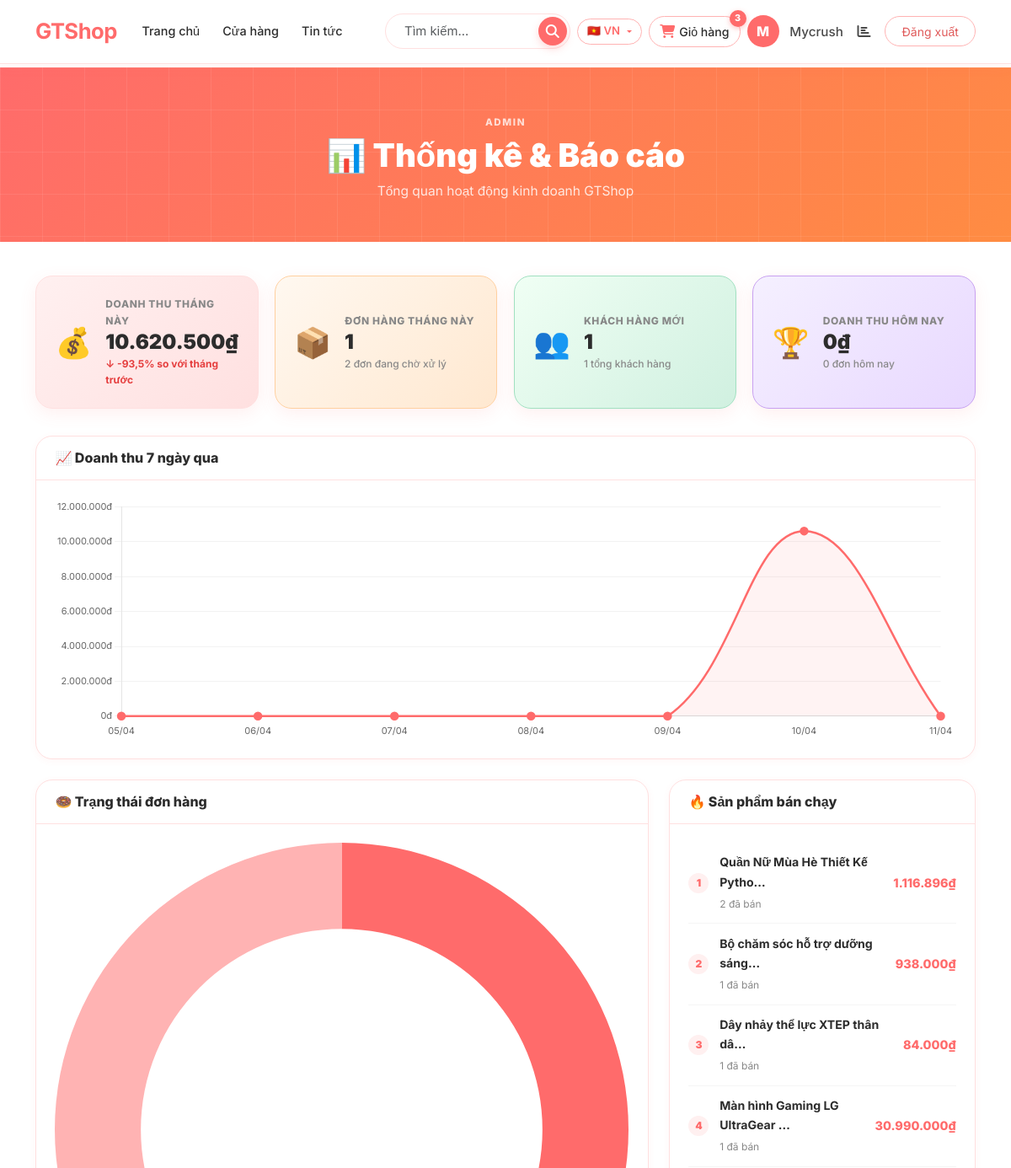
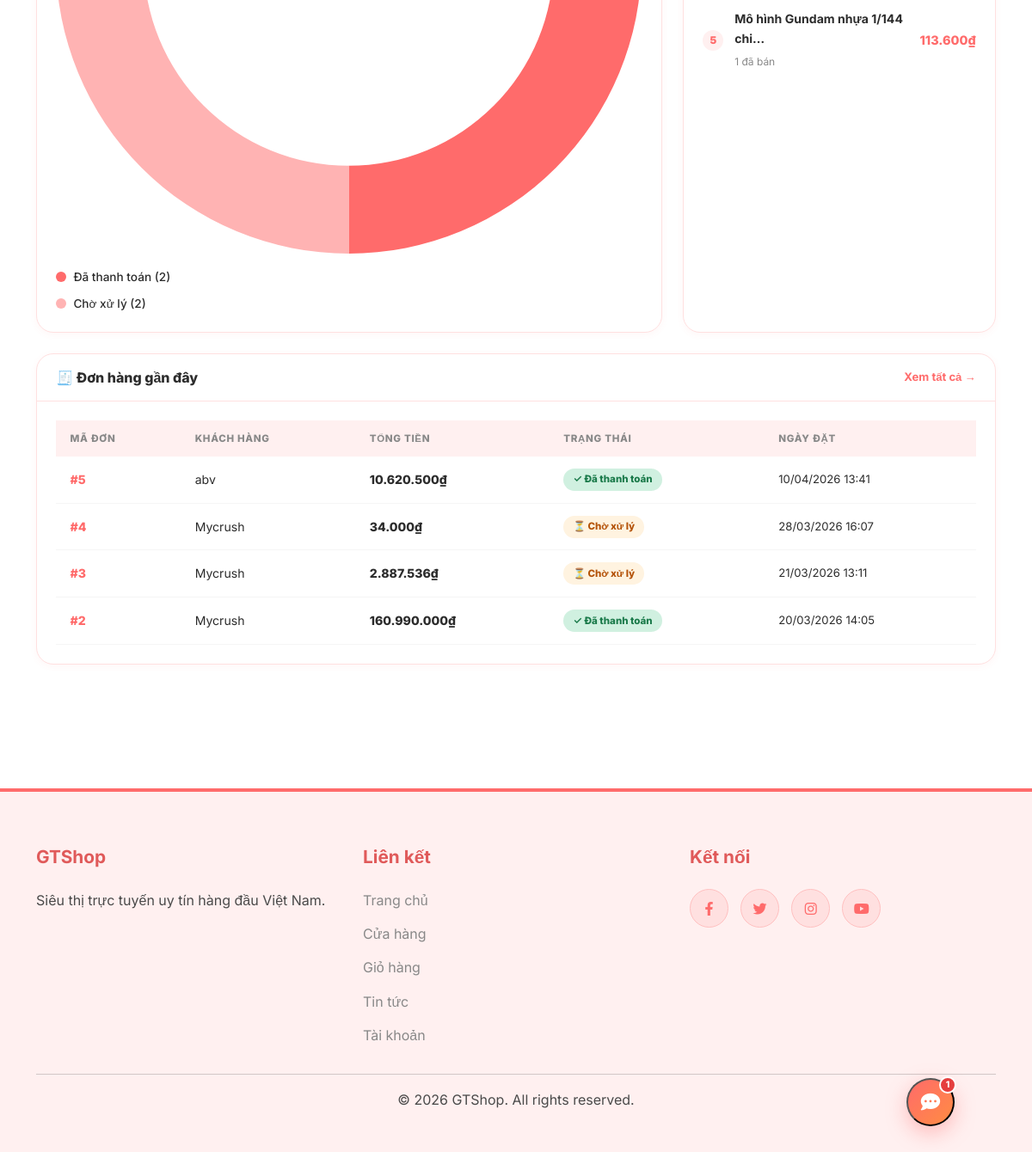
Screenshot of /stats/ (signed in) with the database file from the repository (2 pictures, top to bottom).
### carts/models.py (models this page shows, shortened)
class Order(models.Model):
    user         = models.ForeignKey(User, on_delete=models.CASCADE)
    full_name    = models.CharField(max_length=100, verbose_name="Họ tên")
    phone        = models.CharField(max_length=20, verbose_name="Số điện thoại")
    address      = models.TextField(verbose_name="Địa chỉ")
    total        = models.DecimalField(max_digits=10, decimal_places=0, default=0, verbose_name="Tổng tiền")
    shipping_fee = models.DecimalField(max_digits=10, decimal_places=0, default=0, verbose_name="Phí vận chuyển")
    paid         = models.BooleanField(default=False, verbose_name="Đã thanh toán")
    created      = models.DateTimeField(auto_now_add=True, verbose_name="Ngày tạo")
    class Meta:
        verbose_name = "Đơn hàng"
        verbose_name_plural = "Đơn hàng"

### carts/stats_views.py (the view)
# urls.py: path('', stats_dashboard, name='stats_dashboard'),
@staff_member_required  # Chỉ admin/staff mới xem được
def stats_dashboard(request):
    today     = timezone.now().date()
    this_month_start = today.replace(day=1)
    last_month_start = (this_month_start - timedelta(days=1)).replace(day=1)
    last_month_end   = this_month_start - timedelta(days=1)
    revenue_today = Order.objects.filter(
        created__date=today
    ).aggregate(total=Sum('total'))['total'] or 0
    orders_today = Order.objects.filter(created__date=today).count()
    revenue_month = Order.objects.filter(
        created__date__gte=this_month_start
    ).aggregate(total=Sum('total'))['total'] or 0
    orders_month = Order.objects.filter(
        created__date__gte=this_month_start
    ).count()
    revenue_last_month = Order.objects.filter(
        created__date__gte=last_month_start,
        created__date__lte=last_month_end
    ).aggregate(total=Sum('total'))['total'] or 0
    if revenue_last_month > 0:
        revenue_growth = ((revenue_month - revenue_last_month) / revenue_last_month) * 100
    else:
        revenue_growth = 100.0
    orders_paid    = Order.objects.filter(paid=True).count()
    orders_pending = Order.objects.filter(paid=False).count()
    from django.contrib.auth.models import User
    total_users     = User.objects.filter(is_staff=False).count()
    new_users_month = User.objects.filter(
        date_joined__date__gte=this_month_start,
        is_staff=False
    ).count()
    top_products = OrderItem.objects.values(
        'product__name'
    ).annotate(
        total_qty=Sum('quantity'),
        total_revenue=Sum(F('quantity') * F('price'))
    ).order_by('-total_qty')[:5]
    revenue_labels = []
    revenue_data   = []
    for i in range(6, -1, -1):
        d = today - timedelta(days=i)
        label = d.strftime('%d/%m')
        rev = Order.objects.filter(
            created__date=d
        ).aggregate(total=Sum('total'))['total'] or 0
        revenue_labels.append(label)
        revenue_data.append(float(rev))
    recent_orders = Order.objects.select_related('user').order_by('-created')[:10]
    context = {
        'revenue_today':    revenue_today,
        'orders_today':     orders_today,
        'revenue_month':    revenue_month,
        'orders_month':     orders_month,
        'revenue_growth':   revenue_growth,
        'orders_paid':      orders_paid,
        'orders_pending':   orders_pending,
        'total_users':      total_users,
        'new_users_month':  new_users_month,
        'top_products':     top_products,
        'recent_orders':    recent_orders,
        'revenue_labels':   json.dumps(revenue_labels),
        'revenue_data':     json.dumps(revenue_data),
    }
    return render(request, 'stats/dashboard.html', context)

### GTshop/context_processors.py (called while the page is built)
def cart_count(request):
    cart = request.session.get('cart', {})
    count = sum(item['quantity'] for item in cart.values())
    return {'cart_count': count}

def lang_list(request):
    return {
        'lang_list': [
            ('vi',      '🇻🇳', 'Tiếng Việt'),
            ('en',      '🇺🇸', 'English'),
            ('zh-hans', '🇨🇳', '中文'),
            ('ja',      '🇯🇵', '日本語'),
            ('ru',      '🇷🇺', 'Русский'),
            ('km',      '🇰🇭', 'ភាសាខ្មែរ'),
        ]
    }

### store/templatetags/store_filters.py (called while the page is built)
@register.filter
def currency(value):
    try:
        value = int(value)
        return f"{value:,}".replace(",", ".") + "₫"
    except (ValueError, TypeError):
        return ""

### templates/stats/dashboard.html (shortened to what this page needs)
{% extends 'base.html' %}
{% load i18n %}
{% load store_filters %}
{% block content %}
<div class="page-header">
  <div class="container">
    <p class="page-header-eyebrow">Admin</p>
    <h1 class="page-header-title">📊 {% trans "Thống kê & Báo cáo" %}</h1>
    <p class="page-header-subtitle">{% trans "Tổng quan hoạt động kinh doanh GTShop" %}</p>
  </div>
</div>
<div class="container stats-container">
  <div class="stats-kpi-grid">
    <div class="kpi-card kpi-card--pink">
      <div class="kpi-icon">💰</div>
      <div class="kpi-body">
        <span class="kpi-label">{% trans "Doanh thu tháng này" %}</span>
        <span class="kpi-value">{{ revenue_month|currency }}</span>
        <span class="kpi-sub {% if revenue_growth >= 0 %}kpi-sub--up{% else %}kpi-sub--down{% endif %}">
          {% if revenue_growth >= 0 %}↑{% else %}↓{% endif %}
          {{ revenue_growth|floatformat:1 }}% {% trans "so với tháng trước" %}
        </span>
      </div>
    </div>
    <div class="kpi-card kpi-card--orange">
      <div class="kpi-icon">📦</div>
      <div class="kpi-body">
        <span class="kpi-label">{% trans "Đơn hàng tháng này" %}</span>
        <span class="kpi-value">{{ orders_month }}</span>
        <span class="kpi-sub">{{ orders_pending }} {% trans "đơn đang chờ xử lý" %}</span>
      </div>
    </div>
    <div class="kpi-card kpi-card--green">
      <div class="kpi-icon">👥</div>
      <div class="kpi-body">
        <span class="kpi-label">{% trans "Khách hàng mới" %}</span>
        <span class="kpi-value">{{ new_users_month }}</span>
        <span class="kpi-sub">{{ total_users }} {% trans "tổng khách hàng" %}</span>
      </div>
    </div>
    <div class="kpi-card kpi-card--purple">
      <div class="kpi-icon">🏆</div>
      <div class="kpi-body">
        <span class="kpi-label">{% trans "Doanh thu hôm nay" %}</span>
        <span class="kpi-value">{{ revenue_today|currency }}</span>
        <span class="kpi-sub">{{ orders_today }} {% trans "đơn hôm nay" %}</span>
      </div>
    </div>
  </div>
  <div class="stats-main-grid">
    <div class="stats-card stats-card--wide">
      <div class="stats-card-header">
        <h3 class="stats-card-title">📈 {% trans "Doanh thu 7 ngày qua" %}</h3>
      </div>
      <div class="stats-card-body">
        <canvas id="revenueChart" height="80"></canvas>
      </div>
    </div>
    <div class="stats-card">
      <div class="stats-card-header">
        <h3 class="stats-card-title">🍩 {% trans "Trạng thái đơn hàng" %}</h3>
      </div>
      <div class="stats-card-body">
        <canvas id="statusChart" height="180"></canvas>
        <div class="pie-legend">
          <div class="pie-legend-item">
            <span class="pie-dot pie-dot--paid"></span>
            {% trans "Đã thanh toán" %} ({{ orders_paid }})
          </div>
          <div class="pie-legend-item">
            <span class="pie-dot pie-dot--pending"></span>
            {% trans "Chờ xử lý" %} ({{ orders_pending }})
          </div>
        </div>
      </div>
    </div>
    <div class="stats-card">
      <div class="stats-card-header">
        <h3 class="stats-card-title">🔥 {% trans "Sản phẩm bán chạy" %}</h3>
      </div>
      <div class="stats-card-body">
        {% for item in top_products %}
        <div class="top-product-row">
          <span class="top-product-rank">{{ forloop.counter }}</span>
          <div class="top-product-info">
            <span class="top-product-name">{{ item.product__name|truncatechars:30 }}</span>
            <span class="top-product-qty">{{ item.total_qty }} {% trans "đã bán" %}</span>
          </div>
          <span class="top-product-revenue">{{ item.total_revenue|currency }}</span>
        </div>
        {% empty %}
        <p class="text-muted text-center py-3">{% trans "Chưa có dữ liệu" %}</p>
        {% endfor %}
      </div>
    </div>
    <div class="stats-card stats-card--wide">
      <div class="stats-card-header">
        <h3 class="stats-card-title">🧾 {% trans "Đơn hàng gần đây" %}</h3>
        <a href="/admin/carts/order/" class="stats-card-link">{% trans "Xem tất cả" %} →</a>
      </div>
      <div class="stats-card-body">
        <div class="stats-table-wrap">
          <table class="stats-table">
            <thead>
              <tr>
                <th>{% trans "Mã đơn" %}</th>
                <th>{% trans "Khách hàng" %}</th>
                <th>{% trans "Tổng tiền" %}</th>
                <th>{% trans "Trạng thái" %}</th>
                <th>{% trans "Ngày đặt" %}</th>
              </tr>
            </thead>
            <tbody>
              {% for order in recent_orders %}
              <tr>
                <td><span class="order-id">#{{ order.id }}</span></td>
                <td>{{ order.user.username }}</td>
                <td class="order-amount">{{ order.total|currency }}</td>
                <td>
                  {% if order.paid %}
                    <span class="status-badge status-badge--paid">✓ {% trans "Đã thanh toán" %}</span>
                  {% else %}
                    <span class="status-badge status-badge--pending">⏳ {% trans "Chờ xử lý" %}</span>
                  {% endif %}
                </td>
                <td class="order-date">{{ order.created|date:"d/m/Y H:i" }}</td>
              </tr>
              {% empty %}
              <tr>
                <td colspan="5" class="text-center text-muted py-3">{% trans "Chưa có đơn hàng" %}</td>
              </tr>
              {% endfor %}
            </tbody>
          </table>
        </div>
      </div>
    </div>
  </div>
</div>
{% endblock %}
{% block extra_js %}
<script>
const revenueLabels = {{ revenue_labels|safe }};
const revenueData   = {{ revenue_data|safe }};
const rCtx = document.getElementById('revenueChart');
if (rCtx) {
  new Chart(rCtx, {
    type: 'line',
    data: {
      labels: revenueLabels,
      datasets: [{
        label: '{% trans "Doanh thu" %}',
        data: revenueData,
        borderColor: '#ff6b6b',
        backgroundColor: 'rgba(255,107,107,0.08)',
        borderWidth: 2.5,
        pointBackgroundColor: '#ff6b6b',
        pointRadius: 4,
        tension: 0.4,
        fill: true,
      }]
    },
    options: {
      responsive: true,
      plugins: { legend: { display: false } },
      scales: {
        y: {
          beginAtZero: true,
          ticks: {
            callback: v => v.toLocaleString('vi-VN') + 'đ',
            font: { family: 'Inter', size: 11 }
          },
          grid: { color: 'rgba(0,0,0,0.05)' }
        },
        x: {
          ticks: { font: { family: 'Inter', size: 11 } },
          grid: { display: false }
        }
      }
    }
  });
}
const sCtx = document.getElementById('statusChart');
if (sCtx) {
  new Chart(sCtx, {
    type: 'doughnut',
    data: {
      labels: ['{% trans "Đã thanh toán" %}', '{% trans "Chờ xử lý" %}'],
      datasets: [{
        data: [{{ orders_paid }}, {{ orders_pending }}],
        backgroundColor: ['#ff6b6b', '#ffb3b3'],
        borderWidth: 0,
      }]
    },
    options: {
      responsive: true,
      cutout: '70%',
      plugins: { legend: { display: false } }
    }
  });
}
</script>
{% endblock %}

### templates/base.html (shortened to what this page needs)
{% load static i18n %}
<!DOCTYPE html>
<html lang="{{ LANGUAGE_CODE }}">
<head>
  <link href="https://cdn.jsdelivr.net/npm/bootstrap@5.3.0/dist/css/bootstrap.min.css" rel="stylesheet">
  <link rel="stylesheet" href="https://cdnjs.cloudflare.com/ajax/libs/font-awesome/6.4.0/css/all.min.css">
  <link rel="stylesheet" href="{% static 'css/style.css' %}">
</head>
<body>
<nav class="navbar navbar-expand-lg fixed-top">
  <div class="container">
    <a class="navbar-brand fw-bold" href="{% url 'store:home' %}">GTShop</a>
    <div class="collapse navbar-collapse" id="navbarNav">
      <ul class="navbar-nav me-auto">
        <li class="nav-item">
          <a class="nav-link {% if request.path == '/' %}active{% endif %}"
             href="{% url 'store:home' %}">{% trans "Trang chủ" %}</a>
        </li>
        <li class="nav-item">
          <a class="nav-link {% if '/shop/' in request.path %}active{% endif %}"
             href="{% url 'store:shop' %}">{% trans "Cửa hàng" %}</a>
        </li>
        <li class="nav-item">
          <a class="nav-link" href="{% url 'blog:article_list' %}">{% trans "Tin tức" %}</a>
        </li>
      </ul>
      <form class="d-flex search-form me-2" action="{% url 'store:shop' %}" method="get">
        <input name="q" class="form-control" type="search"
               placeholder="{% trans 'Tìm kiếm...' %}" value="{{ request.GET.q }}">
        <button class="btn" type="submit"><i class="fas fa-search"></i></button>
      </form>
      <div class="d-flex align-items-center gap-2">
        <div class="dropdown lang-dropdown">
          <button class="btn lang-toggle dropdown-toggle" type="button"
                  data-bs-toggle="dropdown" aria-expanded="false">
            {% if LANGUAGE_CODE == 'vi' %}🇻🇳 VN
            {% elif LANGUAGE_CODE == 'en' %}🇺🇸 EN
            {% elif LANGUAGE_CODE == 'zh-hans' %}🇨🇳 ZH
            {% elif LANGUAGE_CODE == 'ja' %}🇯🇵 JA
            {% elif LANGUAGE_CODE == 'ru' %}🇷🇺 RU
            {% elif LANGUAGE_CODE == 'km' %}🇰🇭 KM
            {% else %}🌐 {{ LANGUAGE_CODE|upper }}{% endif %}
          </button>
        </div>
        <a class="nav-link cart-link position-relative {% if '/cart/' in request.path %}active{% endif %}"
           href="{% url 'carts:cart_detail' %}">
          <i class="fas fa-shopping-cart"></i>
          {% trans "Giỏ hàng" %}
          {% if cart_count > 0 %}
            <span class="cart-badge">{{ cart_count }}</span>
          {% endif %}
        </a>
        <div class="user-menu">
          {% if user.is_authenticated %}
            <a href="{% url 'my_account' %}" class="user-avatar" title="{{ user.username }}">
              {{ user.username|first|upper }}
            </a>
            <span class="username d-none d-xl-inline">{{ user.username }}</span>
            {% if user.is_staff %}
            <a href="{% url 'stats_dashboard' %}" class="nav-link px-1" title="{% trans 'Thống kê' %}">
              <i class="fas fa-chart-bar"></i>
            </a>
            {% endif %}
            <form method="post" action="{% url 'logout' %}" class="d-inline">
              <button type="submit" class="btn btn-outline-light btn-sm">
                {% trans "Đăng xuất" %}
              </button>
            </form>
          {% else %}
            <a class="nav-link" href="{% url 'login' %}">{% trans "Đăng nhập" %}</a>
            <a class="nav-link" href="{% url 'register' %}">{% trans "Đăng ký" %}</a>
          {% endif %}
        </div>
      </div>
    </div>
  </div>
</nav>
<main>
  {% block content %}{% endblock %}
</main>
<footer>
  <div class="container">
    <div class="row">
      <div class="col-md-4">
        <h5>GTShop</h5>
        <p>{% trans "Siêu thị trực tuyến uy tín hàng đầu Việt Nam." %}</p>
      </div>
      <div class="col-md-4">
        <h5>{% trans "Liên kết" %}</h5>
        <ul>
          <li><a href="{% url 'store:home' %}">{% trans "Trang chủ" %}</a></li>
          <li><a href="{% url 'store:shop' %}">{% trans "Cửa hàng" %}</a></li>
          <li><a href="{% url 'carts:cart_detail' %}">{% trans "Giỏ hàng" %}</a></li>
          <li><a href="{% url 'blog:article_list' %}">{% trans "Tin tức" %}</a></li>
          {% if user.is_authenticated %}
          <li><a href="{% url 'my_account' %}">{% trans "Tài khoản" %}</a></li>
          {% endif %}
        </ul>
      </div>
      <div class="col-md-4">
        <h5>{% trans "Kết nối" %}</h5>
        <div class="social-links">
          <a href="#"><i class="fab fa-facebook-f"></i></a>
          <a href="#"><i class="fab fa-twitter"></i></a>
          <a href="#"><i class="fab fa-instagram"></i></a>
          <a href="#"><i class="fab fa-youtube"></i></a>
        </div>
      </div>
    </div>
    <hr>
    <div class="text-center"><p>&copy; 2026 GTShop. All rights reserved.</p></div>
  </div>
</footer>
<button class="chatbot-bubble" id="chatbot-bubble" onclick="toggleChatbot()">
  <i class="fas fa-comment-dots" id="cb-open"></i>
  <span class="chatbot-unread" id="cb-unread">1</span>
</button>
{% block extra_js %}{% endblock %}
</body>
</html>

### rows the page displays
Order: id "5", user.username "abv", total "10.620.500₫", created "10/04/2026 13:41"
Order: id "4", user.username "Mycrush", total "34.000₫", created "28/03/2026 16:07"
Order: id "3", user.username "Mycrush", total "2.887.536₫", created "21/03/2026 13:11"
Order: id "2", user.username "Mycrush", total "160.990.000₫", created "20/03/2026 14:05"

### other values shown
{{ cart_count }} "3"
{{ user.username|first|upper }} "M"
{{ user.username }} "Mycrush"
{{ revenue_month|currency }} "10.620.500₫"
{{ revenue_growth|floatformat:1 }} "-93,5"
{{ orders_month }} "1"
{{ orders_pending }} "2"
{{ new_users_month }} "1"
{{ total_users }} "1"
{{ revenue_today|currency }} "0₫"
{{ orders_today }} "0"
{{ orders_paid }} "2"
{{ item.product__name|truncatechars:30 }} "Quần Nữ Mùa Hè Thiết Kế Pytho…" "Bộ chăm sóc hỗ trợ dưỡng sáng…" "Dây nhảy thể lực XTEP thân dâ…" "Màn hình Gaming LG UltraGear …" "Mô hình Gundam nhựa 1/144 chi…"
{{ item.total_qty }} "2" "1" "1" "1" "1"
{{ item.total_revenue|currency }} "1.116.896₫" "938.000₫" "84.000₫" "30.990.000₫" "113.600₫"
